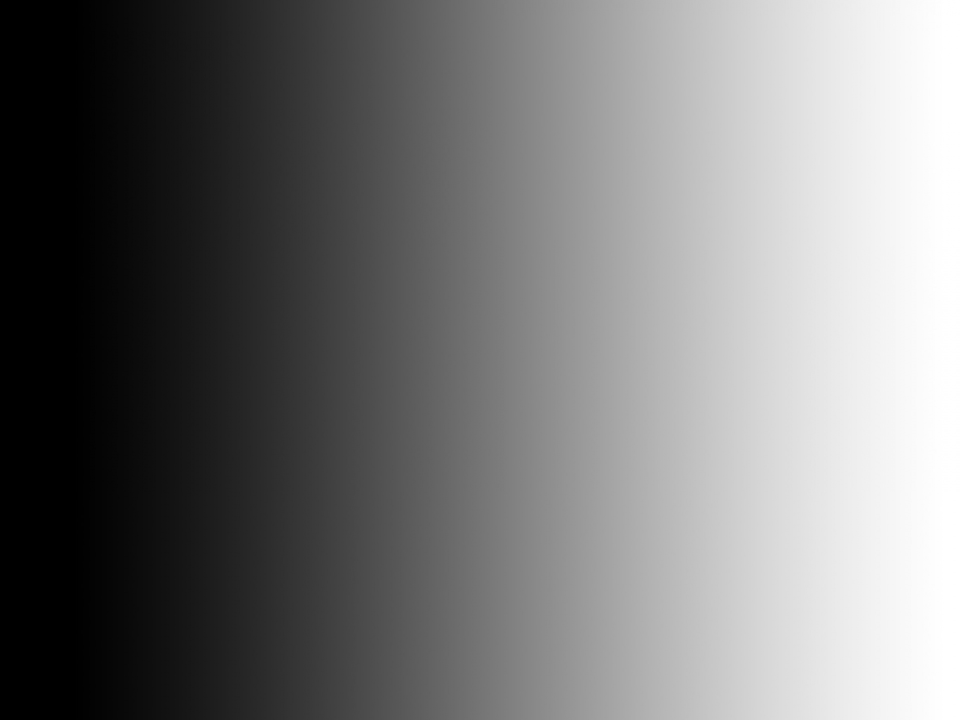
#> input picture images/gradient.png, 1920 x 1440 px (shown at 1/2 size)
$ python image_thresholding.py
#> lines starting #> are read from the running program, lines starting #| are printed output that depends on the picture; after the words box and inside, x2 and y2 are one past the last pixel; in counts of white or black regions, pixels touching at a corner belong together
#> in main, img is the input picture: shape (1440, 1920); min 0, max 255, mean 119.5
import cv2 as cv
import numpy as np
import matplotlib.pyplot as plt


def display_img(title: str, img) -> None:
    cv.imshow(title, img)
    cv.waitKey(0)
    cv.destroyAllWindows()


def simple_thresholding(img) -> None:
    """USEAGE OF SIMPLE THRESHOLDING"""
    _, thres1 = cv.threshold(img, 127, 255, cv.THRESH_BINARY)
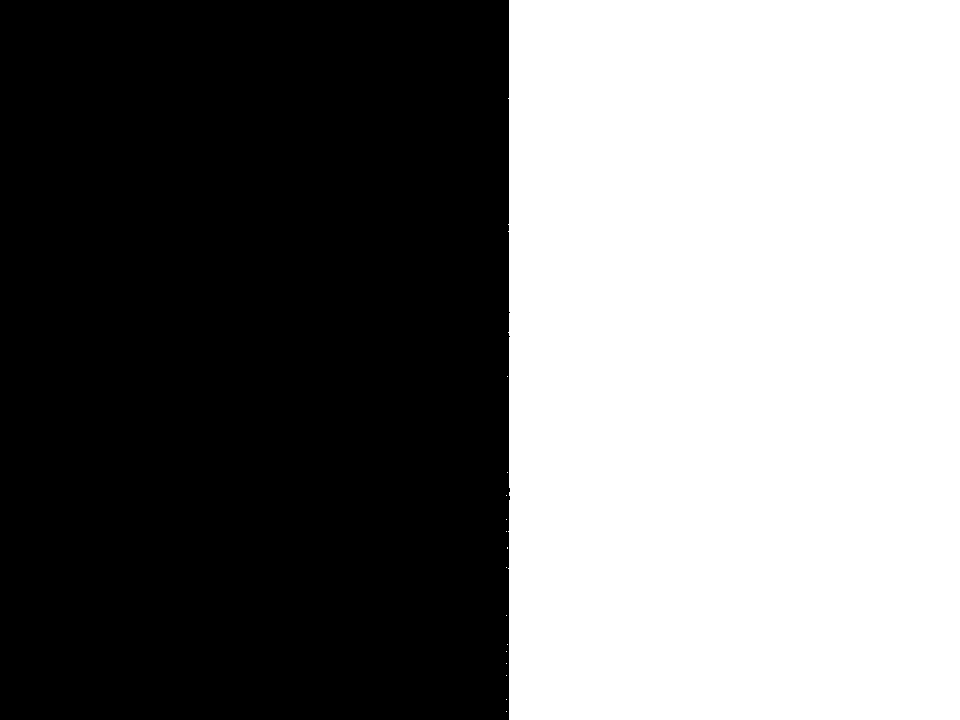
#> thres1: shape (720, 960); 47% white; 15 white regions (14 under 20 px), largest, box (x1, y1, x2, y2) and area: (508, 0, 960, 720) 324716
    _, thres2 = cv.threshold(img, 127, 255, cv.THRESH_BINARY_INV)
    _, thres3 = cv.threshold(img, 127, 255, cv.THRESH_TRUNC)
    _, thres4 = cv.threshold(img, 127, 255, cv.THRESH_TOZERO)
    _, thres5 = cv.threshold(img, 127, 255, cv.THRESH_TOZERO_INV)
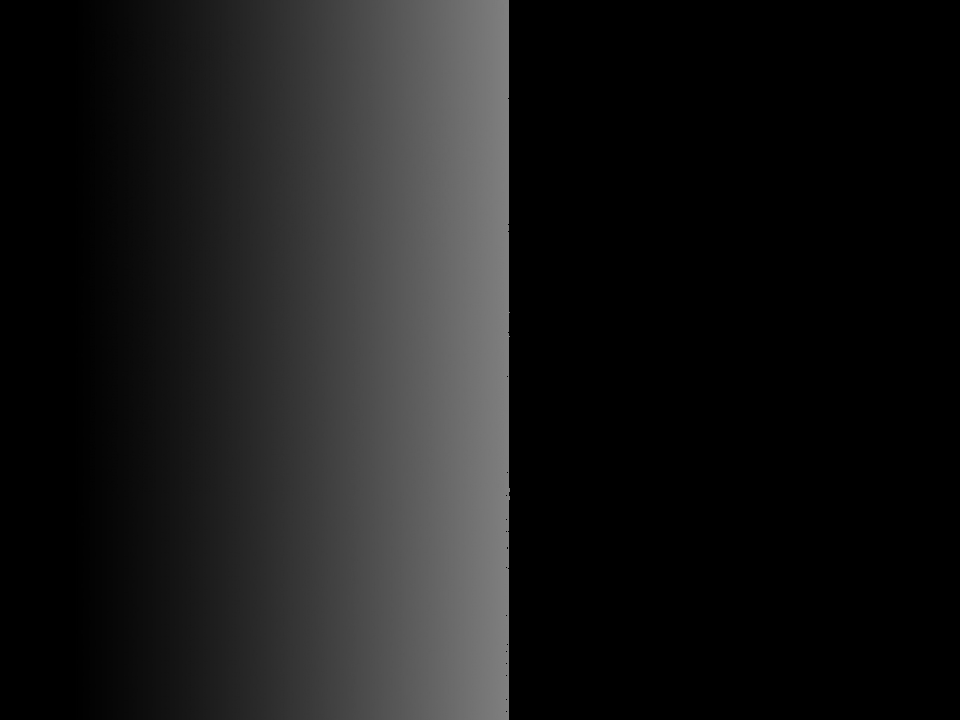
#> thres5: shape (720, 960); min 0, max 127, mean 25.2

    titles = [
        "Original image",
        "Binary",
        "Binary inverse",
        "Trunc",
        "Tozero",
        "Tozero inverse",
    ]
    images = [
        img,
        thres1,
        thres2,
        thres3,
        thres4,
        thres5,
    ]

    for i in range(6):
        display_img(titles[i], images[i])
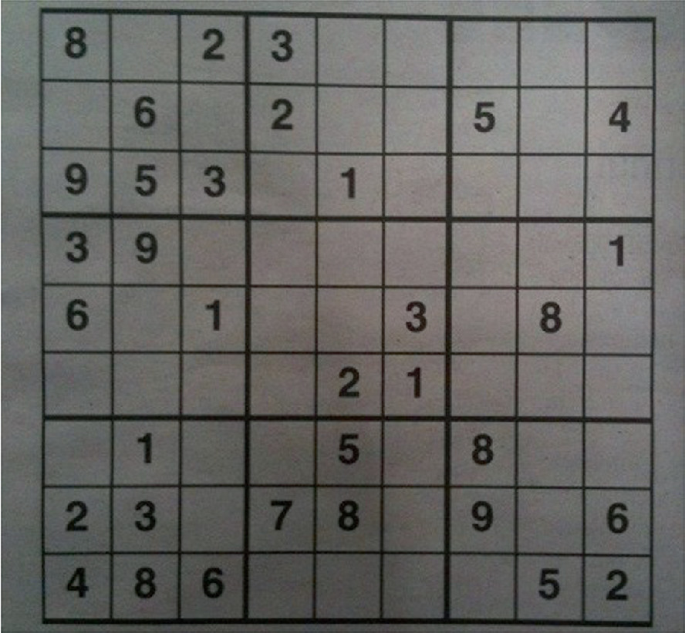
#> input picture images/sudoku.png, 685 x 633 px


def adaptive_thresholding(img) -> None:
    """USEAGE OF ADAPTIVE THRESHOLDING"""
    blur_img = cv.medianBlur(img, 5)

    _, thres1 = cv.threshold(blur_img, 127, 255, cv.THRESH_BINARY)
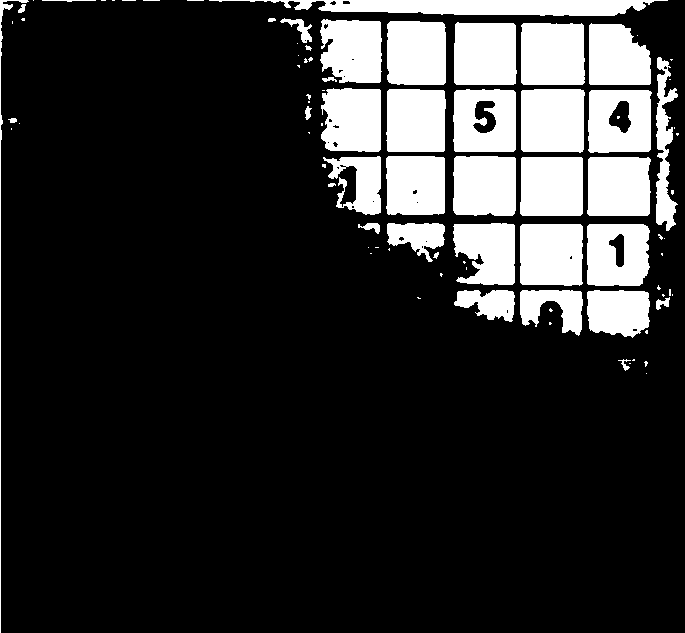
#> thres1: shape (633, 685); 18.1% white; 88 white regions (50 under 20 px), largest, box (x1, y1, x2, y2) and area: (209, 0, 668, 16) 4771, (521, 89, 585, 153) 3953, (521, 23, 585, 85) 3880
    thres2 = cv.adaptiveThreshold(
        blur_img, 255, cv.ADAPTIVE_THRESH_MEAN_C, cv.THRESH_BINARY, 11, 2
    )
#> thres2: shape (633, 685); 78.9% white; 2351 black regions (2066 under 20 px), largest, box (x1, y1, x2, y2) and area: (38, 7, 656, 628) 55667, (1, 0, 45, 633) 3544, (65, 27, 87, 59) 446
    thres3 = cv.adaptiveThreshold(
        blur_img, 255, cv.ADAPTIVE_THRESH_GAUSSIAN_C, cv.THRESH_BINARY, 11, 2
    )
#> thres3: shape (633, 685); 83% white; 2074 black regions (2006 under 20 px), largest, box (x1, y1, x2, y2) and area: (39, 7, 656, 628) 51391, (1, 0, 11, 633) 2753, (65, 27, 87, 59) 437
    titles = [
        "Original Image",
        "Global thresholding W v=127",
        "Adaptive thresholding",
        "Adaptive gaussian thresholding",
    ]
    images = [img, thres1, thres2, thres3]

    for i in range(4):
        display_img(titles[i], images[i])
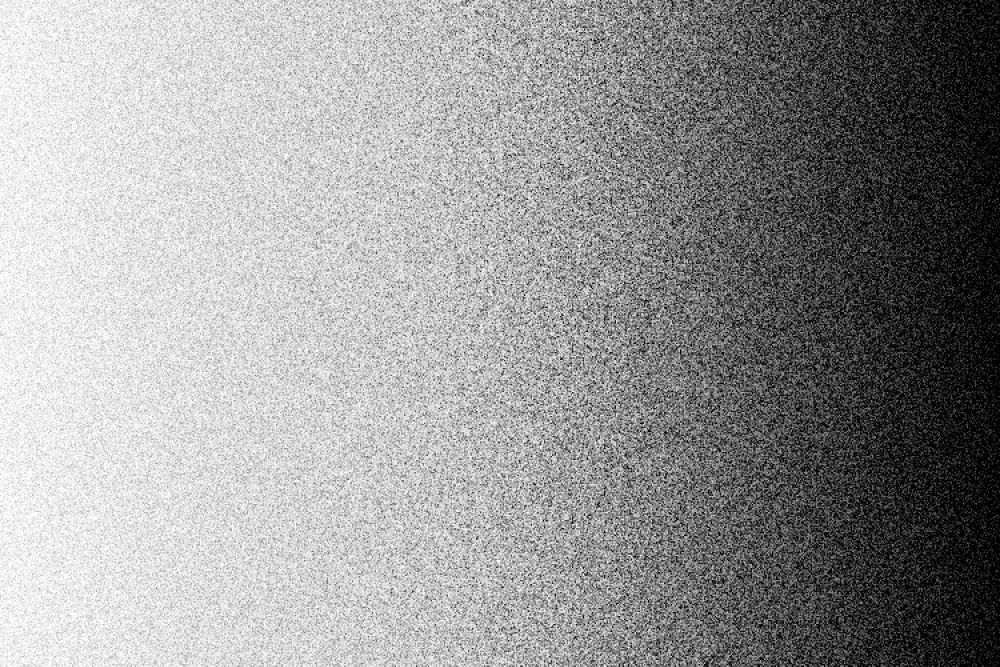
#> input picture images/noisy.jpg, 3000 x 2000 px (shown at 1/3 size)
#> in main, img is the input picture: shape (2000, 3000); min 0, max 255, mean 152.3


def otsu_binarization(img) -> None:
    # global thresholding
    _, thres1 = cv.threshold(img, 127, 255, cv.THRESH_BINARY)
#> thres1: shape (2000, 3000); 64.7% white; 8943 black regions (6814 under 20 px), largest, box (x1, y1, x2, y2) and area: (1796, 0, 3000, 2000) 1896329, (1823, 692, 1912, 800) 2204, (1780, 1452, 1852, 1540) 1692
    # Otsu's thresholding
    _, thres2 = cv.threshold(img, 0, 255, cv.THRESH_BINARY + cv.THRESH_OTSU)
#> thres2: shape (2000, 3000); 63.7% white; 8976 black regions (6837 under 20 px), largest, box (x1, y1, x2, y2) and area: (1731, 0, 3000, 2000) 1955772, (1728, 1204, 1837, 1300) 2065, (1764, 1787, 1877, 1876) 2062

    # Otsu's thresholding after gaussian filtering
    blur = cv.GaussianBlur(img, (11, 11), 0)
    _, thres3 = cv.threshold(blur, 0, 255, cv.THRESH_BINARY + cv.THRESH_OTSU)
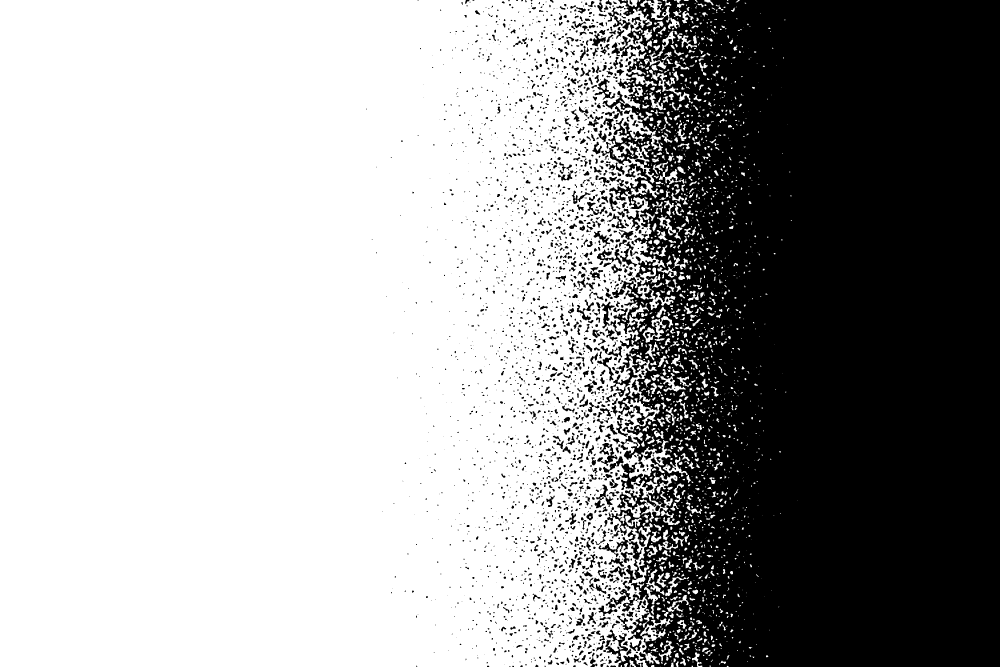
#> thres3: shape (2000, 3000) (shown at 1/3 size); 63.3% white; 2830 black regions (1465 under 20 px), largest, box (x1, y1, x2, y2) and area: (1803, 0, 3000, 2000) 2063546, (1796, 1590, 1929, 1751) 3802, (1816, 1900, 1929, 2000) 2902

    images = [img, 0, thres1, img, 0, thres2, blur, 0, thres3]
    titles = [
        "Original Noisy Image",
        "Histogram",
        "Gloabl Thresholding (v=127)",
        "Original Noisy Image",
        "Histogram",
        "Otsu's Thresholding",
        "Gaussian filtered image",
        "Histogram",
        "Otsu's Thresholding",
    ]

    for i in range(3):
        # showing inputs
        plt.subplot(3, 3, i * 3 + 1), plt.imshow(images[i * 3], "gray")  # type:ignore
        plt.title(titles[i * 3]), plt.xticks([]), plt.yticks([])  # type:ignore

        # showing histograms
        plt.subplot(3, 3, i * 3 + 2), plt.hist(
            images[i * 3].ravel(), 256
        )  # type:ignore
        plt.title(titles[i * 3 + 1]), plt.xticks([]), plt.yticks([])  # type:ignore

        # showing outputs
        plt.subplot(3, 3, i * 3 + 3), plt.imshow(
            images[i * 3 + 2], "gray"
        )  # type:ignore
        plt.title(titles[i * 3 + 2]), plt.xticks([]), plt.yticks([])  # type:ignore

    plt.show()
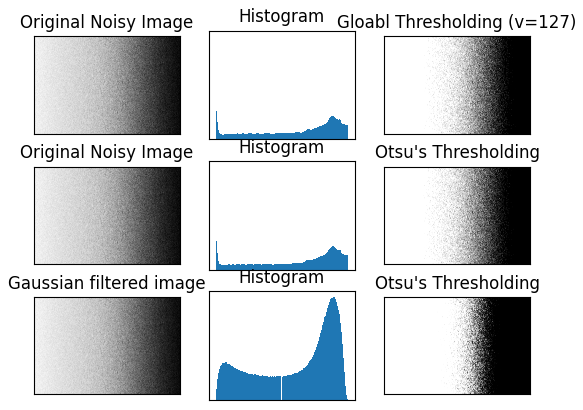
#> figure drawn by matplotlib, 9 panels


def main() -> None:
    img = cv.imread("images/gradient.png", cv.IMREAD_GRAYSCALE)
    img = cv.resize(
        img, None, fx=0.5, fy=0.5
    )  # image was way too big, so scaling down to half
    assert img is not None, "file could not be read, check with os.path.exists()"
    simple_thresholding(img)

    img = cv.imread("images/sudoku.png", cv.IMREAD_GRAYSCALE)
    adaptive_thresholding(img)

    img = cv.imread("images/noisy.jpg", cv.IMREAD_GRAYSCALE)
    otsu_binarization(img)


if __name__ == "__main__":
    main()
